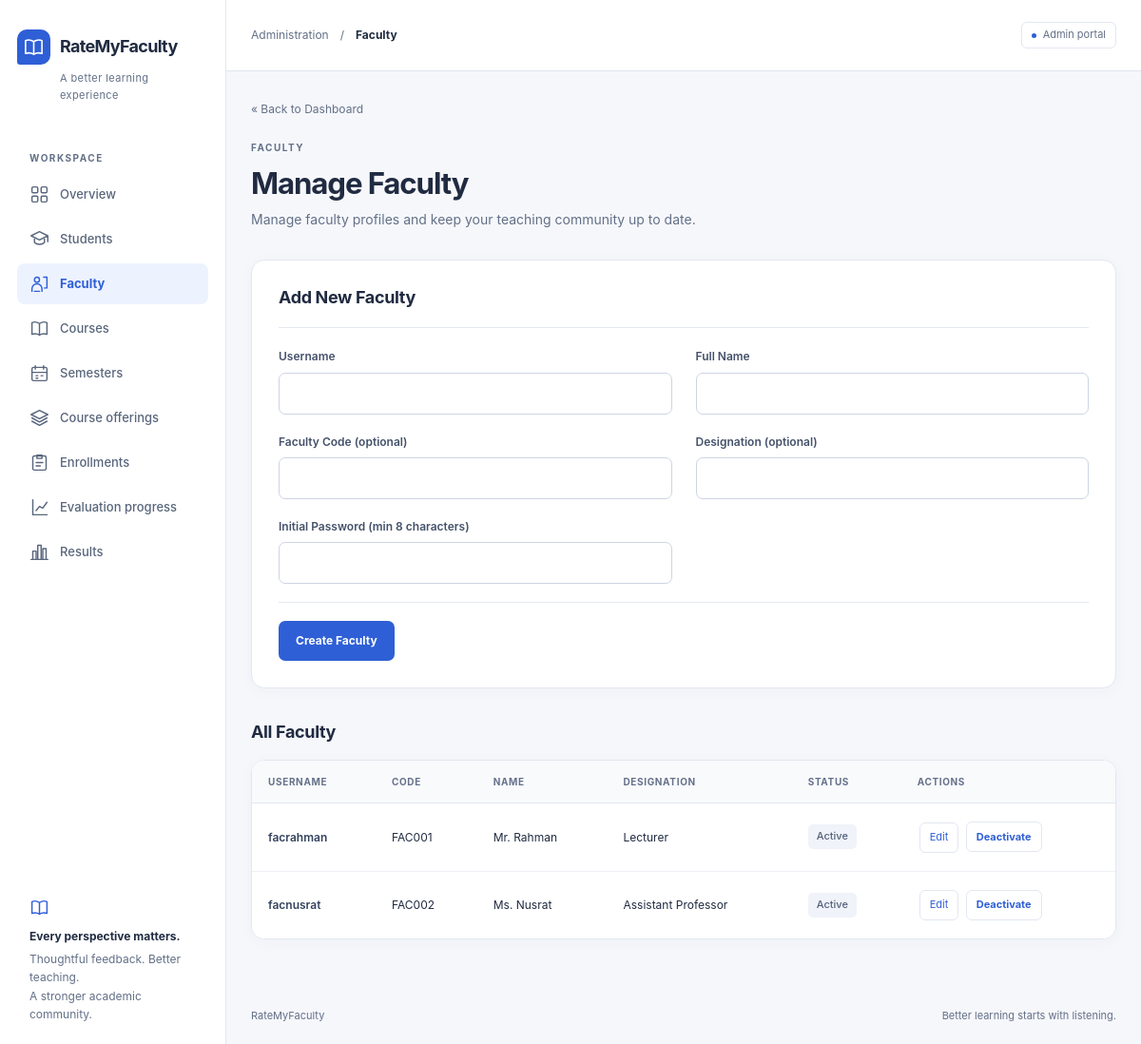
The page /admin/faculty.php (signed in) on the database its author committed.
### tables this page shows
CREATE TABLE
    faculty (
        faculty_id INT UNSIGNED AUTO_INCREMENT PRIMARY KEY,
        user_id INT UNSIGNED NOT NULL,
        faculty_code VARCHAR(40) NULL,
        full_name VARCHAR(120) NOT NULL,
        designation VARCHAR(80) NULL,
        CONSTRAINT uq_faculty_user_id UNIQUE (user_id),
        CONSTRAINT uq_faculty_code UNIQUE (faculty_code),
        CONSTRAINT fk_faculty_user FOREIGN KEY (user_id) REFERENCES users (user_id) ON DELETE RESTRICT ON UPDATE CASCADE
    );

CREATE TABLE
    users (
        user_id INT UNSIGNED AUTO_INCREMENT PRIMARY KEY,
        username VARCHAR(80) NOT NULL,
        password_hash VARCHAR(255) NOT NULL,
        role ENUM ('student', 'faculty', 'admin') NOT NULL,
        is_active TINYINT (1) NOT NULL DEFAULT 1,
        created_at DATETIME NOT NULL DEFAULT CURRENT_TIMESTAMP,
        updated_at DATETIME NOT NULL DEFAULT CURRENT_TIMESTAMP ON UPDATE CURRENT_TIMESTAMP,
        CONSTRAINT uq_users_username UNIQUE (username)
    );

### includes/validation.php (called while the page is built, shortened)
<?php
function e($value): string
{
    return htmlspecialchars((string) $value, ENT_QUOTES, 'UTF-8');
}

### admin/faculty.php (the view, shortened to what this page needs)
<?php
require_once __DIR__ . '/../config/database.php';
require_once __DIR__ . '/../includes/validation.php';
$editFaculty = null;
$facultyList = $pdo->query(
    'SELECT f.faculty_id, f.faculty_code, f.full_name, f.designation, u.username, u.is_active
     FROM faculty f JOIN users u ON u.user_id = f.user_id
     ORDER BY f.full_name'
)->fetchAll();
?>
<!DOCTYPE html>
<html lang="en">
<head>
    <link rel="stylesheet" href="<?php echo e(BASE_URL); ?>/assets/css/style.css">
</head>
<body class="app-page">
    <aside class="sidebar" aria-label="Administration">
        <div class="brand"><span class="brand-mark"><svg class="icon" aria-hidden="true" focusable="false"><use href="../assets/icons.svg#book"></use></svg></span><span>RateMyFaculty</span></div>
        <span class="brand-subtitle">A better learning experience</span>
        <div class="nav-label">Workspace</div>
        <nav aria-label="Main navigation"><a class="nav-link" href="dashboard.php"><svg class="icon" aria-hidden="true" focusable="false"><use href="../assets/icons.svg#grid"></use></svg><span>Overview</span></a>
            <a class="nav-link" href="students.php"><svg class="icon" aria-hidden="true" focusable="false"><use href="../assets/icons.svg#students"></use></svg><span>Students</span></a>
            <a class="nav-link" href="faculty.php" aria-current="page"><svg class="icon" aria-hidden="true" focusable="false"><use href="../assets/icons.svg#faculty"></use></svg><span>Faculty</span></a>
            <a class="nav-link" href="courses.php"><svg class="icon" aria-hidden="true" focusable="false"><use href="../assets/icons.svg#book"></use></svg><span>Courses</span></a>
            <a class="nav-link" href="semesters.php"><svg class="icon" aria-hidden="true" focusable="false"><use href="../assets/icons.svg#calendar"></use></svg><span>Semesters</span></a>
            <a class="nav-link" href="offerings.php"><svg class="icon" aria-hidden="true" focusable="false"><use href="../assets/icons.svg#layers"></use></svg><span>Course offerings</span></a>
            <a class="nav-link" href="enrollments.php"><svg class="icon" aria-hidden="true" focusable="false"><use href="../assets/icons.svg#enroll"></use></svg><span>Enrollments</span></a>
            <a class="nav-link" href="progress.php"><svg class="icon" aria-hidden="true" focusable="false"><use href="../assets/icons.svg#progress"></use></svg><span>Evaluation progress</span></a>
            <a class="nav-link" href="results.php"><svg class="icon" aria-hidden="true" focusable="false"><use href="../assets/icons.svg#chart"></use></svg><span>Results</span></a></nav>
        <div class="sidebar-note"><svg class="icon" aria-hidden="true" focusable="false"><use href="../assets/icons.svg#book"></use></svg><strong>Every perspective matters.</strong>Thoughtful feedback. Better teaching.<br>A stronger academic community.</div>
    </aside>
    <div class="workspace">
        <header class="topbar"><div class="topbar-path">Administration<span aria-hidden="true">/</span><strong>Faculty</strong></div><span class="workspace-tag">Admin portal</span></header>
        <main class="main-content" id="main-content" tabindex="-1">
    <p class="back-link"><a href="<?php echo e(BASE_URL); ?>/admin/dashboard.php">&laquo; Back to Dashboard</a></p>
    <p class="eyebrow">Faculty</p>
    <h1>Manage Faculty</h1>
    <p class="page-description">Manage faculty profiles and keep your teaching community up to date.</p>
    <section class="panel editor-panel"><h2><?php echo $editFaculty ? 'Edit Faculty' : 'Add New Faculty'; ?></h2>
    <form class="editor-form" method="post" action="faculty.php">
        <div class="field"><label for="username">Username</label>
        <input type="text" id="username" name="username" maxlength="80" required
            value="<?php echo e($editFaculty['username'] ?? ($_POST['username'] ?? '')); ?>"></div>
        <div class="field"><label for="full_name">Full Name</label>
        <input type="text" id="full_name" name="full_name" maxlength="120" required
            value="<?php echo e($editFaculty['full_name'] ?? ($_POST['full_name'] ?? '')); ?>"></div>
        <div class="field"><label for="faculty_code">Faculty Code (optional)</label>
        <input type="text" id="faculty_code" name="faculty_code" maxlength="40"
            value="<?php echo e($editFaculty['faculty_code'] ?? ($_POST['faculty_code'] ?? '')); ?>"></div>
        <div class="field"><label for="designation">Designation (optional)</label>
        <input type="text" id="designation" name="designation" maxlength="80"
            value="<?php echo e($editFaculty['designation'] ?? ($_POST['designation'] ?? '')); ?>"></div>
        <?php if (!$editFaculty): ?>
            <div class="field"><label for="initial_password">Initial Password (min 8 characters)</label>
            <input type="password" id="initial_password" name="initial_password" minlength="8" required></div>
        <?php else: ?>
            <p class="context-line"><em>Your existing password stays unchanged when you edit this profile.</em></p>
        <?php endif; ?>
        <div class="form-actions"><button type="submit"><?php echo $editFaculty ? 'Save Changes' : 'Create Faculty'; ?></button>
    </div></form></section>
    <h2>All Faculty</h2>
    <div class="table-region" role="region" aria-label="Faculty table" tabindex="0"><table class="data-table">
        <tr>
            <th scope="col">Username</th>
            <th scope="col">Code</th>
            <th scope="col">Name</th>
            <th scope="col">Designation</th>
            <th scope="col">Status</th>
            <th scope="col">Actions</th>
        </tr>
        <?php foreach ($facultyList as $f): ?>
            <tr>
                <td><?php echo e($f['username']); ?></td>
                <td><?php echo e($f['faculty_code'] ?? '—'); ?></td>
                <td><?php echo e($f['full_name']); ?></td>
                <td><?php echo e($f['designation'] ?? '—'); ?></td>
                <td><span class="status-pill"><?php echo (int) $f['is_active'] === 1 ? 'Active' : 'Inactive'; ?></span></td>
                <td class="actions-cell">
                    <a href="faculty.php?edit=<?php echo (int) $f['faculty_id']; ?>">Edit</a>
                    <form method="post" action="faculty.php" style="display:inline;">
                        <button
                            type="submit"><?php echo (int) $f['is_active'] === 1 ? 'Deactivate' : 'Reactivate'; ?></button>
                    </form>
                </td>
            </tr>
        <?php endforeach; ?>
    </table></div>
        </main>
        <footer class="page-footer"><span>RateMyFaculty</span><span>Better learning starts with listening.</span></footer>
    </div>
</body>
</html>

### rows shown on the page
faculty: user.username "facrahman", faculty_code "FAC001", full_name "Mr. Rahman", designation "Lecturer"
faculty: user.username "facnusrat", faculty_code "FAC002", full_name "Ms. Nusrat", designation "Assistant Professor"
